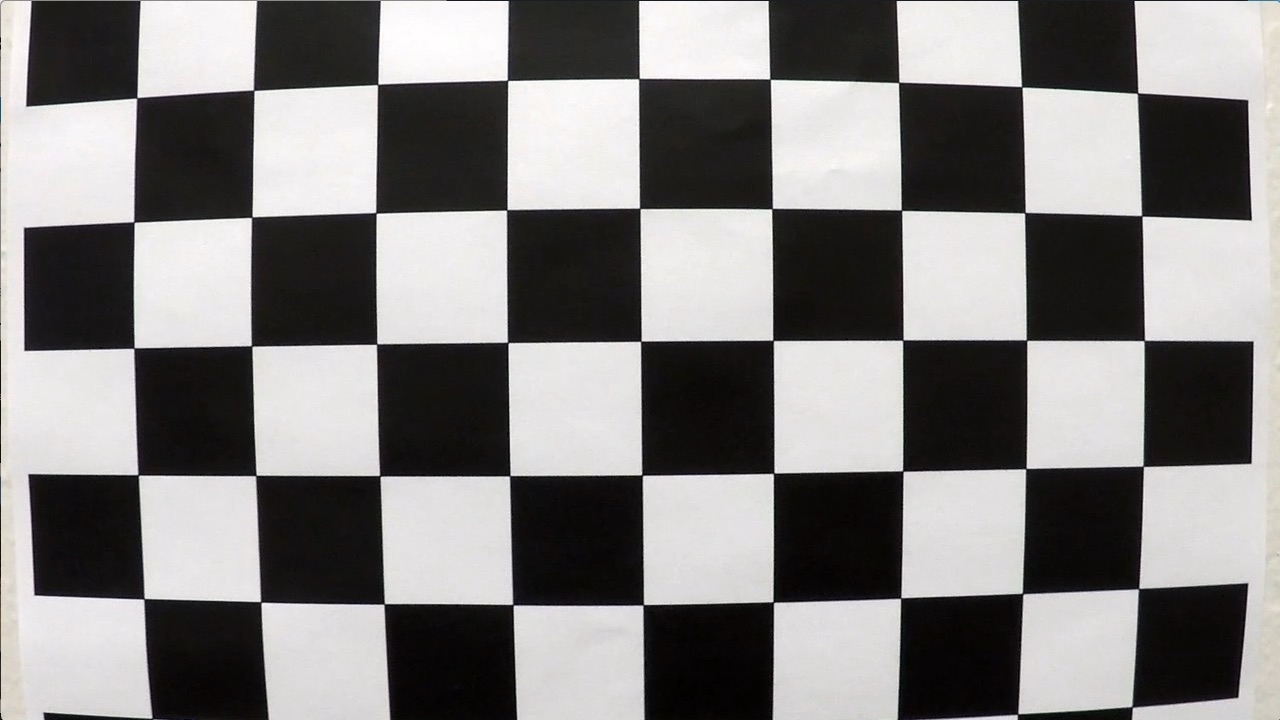
#> input picture camera_cal/calibration1.jpg, 1280 x 720 px; its folder holds only this picture in this run
$ jupyter execute --allow-errors example.ipynb   (shell and % lines are left out)   (older library calls are emulated)
#> lines starting #> are read from the running program, lines starting #| are printed output that depends on the picture; after the words box and inside, x2 and y2 are one past the last pixel; in counts of white or black regions, pixels touching at a corner belong together
## Advanced Lane Finding Project

The goals / steps of this project are the following:

* Compute the camera calibration matrix and distortion coefficients given a set of chessboard images.
* Apply a distortion correction to raw images.
* Use color transforms, gradients, etc., to create a thresholded binary image.
* Apply a perspective transform to rectify binary image ("birds-eye view").
* Detect lane pixels and fit to find the lane boundary.
* Determine the curvature of the lane and vehicle position with respect to center.
* Warp the detected lane boundaries back onto the original image.
* Output visual display of the lane boundaries and numerical estimation of lane curvature and vehicle position.

---
## First, I'll compute the camera calibration using chessboard images

[cell 1]
import numpy as np
import cv2
import glob
import matplotlib.pyplot as plt


nx = 9
ny = 6

# Make a list of calibration images
images = glob.glob('../camera_cal/calibration*.jpg')

def calibration(images):
    # Arrays to store object points and image points from all the images.
    objpoints = []
    imgpoints = []

    for fname in images:
        img = cv2.imread(fname)
#> img is the input picture: shape (720, 1280, 3); mean B, G, R 127.8, 128.4, 130.1
    # Convert to grayscale
        gray = cv2.cvtColor(img, cv2.COLOR_BGR2GRAY)

        nx = 9#TODO: enter the number of inside corners in x
        ny = 6#TODO: enter the number of inside corners in y
    # Find the chessboard corners
        ret, corners = cv2.findChessboardCorners(gray, (nx, ny), None)
#> ret = False; corners = None
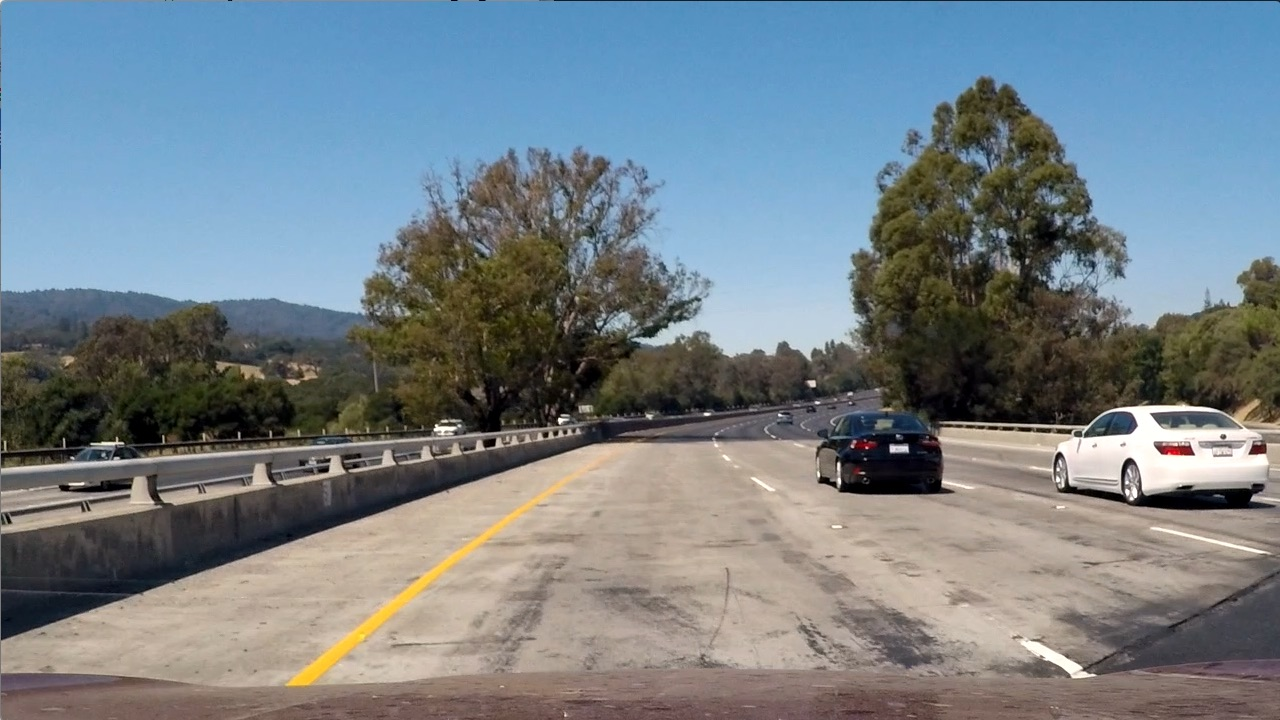
#> input picture test_images/test1.jpg, 1280 x 720 px
#> further down, image is the input picture: shape (720, 1280, 3); mean B, G, R 135.5, 128.7, 117.5

    # If found, draw corners
        if ret == True:
            objp = np.zeros((6*9,3), np.float32)
            objp[:,:2] = np.mgrid[0:9,0:6].T.reshape(-1,2)
            objpoints.append(objp)
            imgpoints.append(corners)

    # now calibrate your camera
    ret, mtx, dist, rvecs, tvecs = cv2.calibrateCamera(objpoints, imgpoints, gray.shape[::-1],None,None)
    return mtx, dist

#> (the rest of this cell did not finish here and is left out)

[cell 2]
THRESH_MIN = 20
THRESH_MAX = 100

# [7 lines left out: function get_sobel, not called in this run]

[cell 3]
def mask_image(image):
    sw_x = image.shape[1] * .01
#> sw_x = 12.8
    sw_y = image.shape[0]
#> sw_y = 720
    nw_x = int(image.shape[1] * .35)
#> nw_x = 448
    nw_y = int(image.shape[0] * .65)
#> nw_y = 468
    ne_x = int(image.shape[1] * .65)
#> ne_x = 832
    ne_y = int(image.shape[0] * .65)
#> ne_y = 468
    se_x = int(image.shape[1] + (image.shape[1] * .1))
#> se_x = 1408
    se_y = int(image.shape[0])
#> se_y = 720


    vertices = np.array([[(sw_x, sw_y),
                          (nw_x,nw_y),
                          (ne_x,ne_y),
                          (se_x,se_y)]], dtype=np.int32)


    mask = np.zeros_like(image)
    # defining a 3 channel or 1 channel color to fill the mask with depending on the input image
    if len(image.shape) > 2:
        channel_count = image.shape[2]  # i.e. 3 or 4 depending on your image
#> channel_count = 3
        ignore_mask_color = (255,) * channel_count
#> ignore_mask_color = (255, 255, 255)
    else:
        ignore_mask_color = 255

    # filling pixels inside the polygon defined by "vertices" with the fill color
    cv2.fillPoly(mask, vertices, ignore_mask_color)
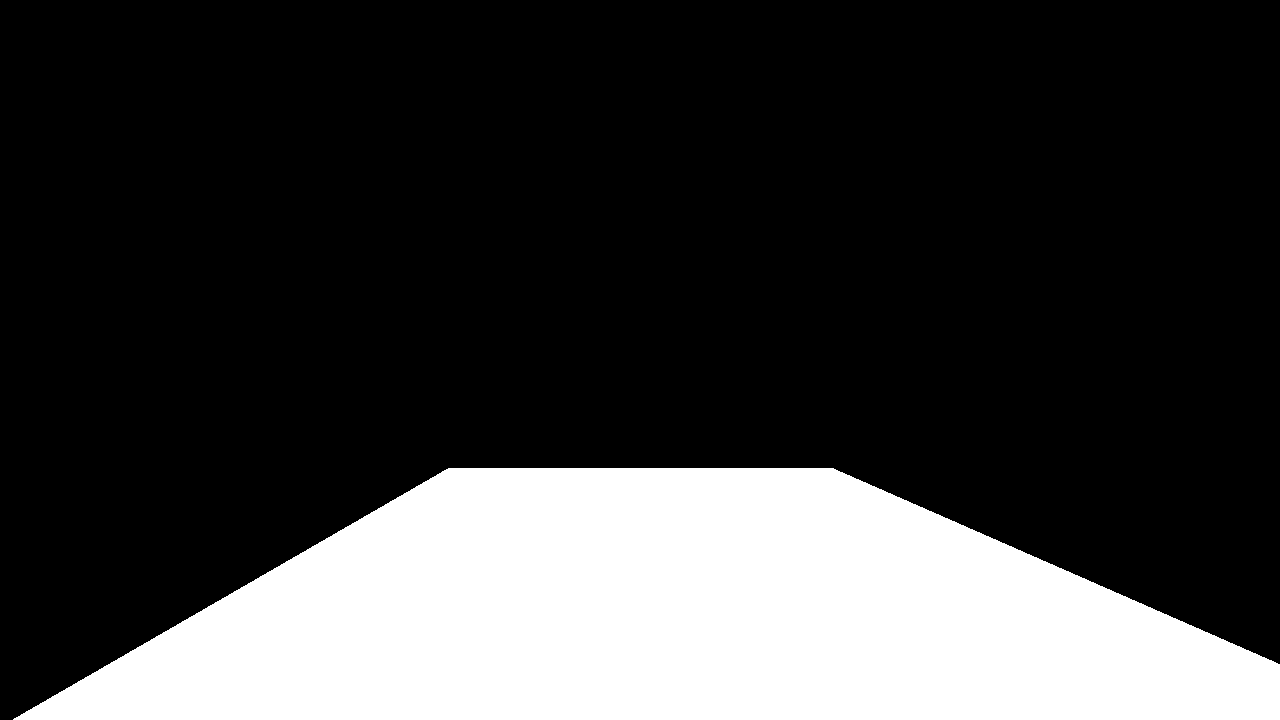
#> mask: shape (720, 1280, 3); 23.9% white; 1 white region, box (x1, y1, x2, y2) and area: (13, 468, 1280, 720) 220662

    # returning the image only where mask pixels are nonzero
    masked_image = cv2.bitwise_and(image, mask)
    return masked_image

# [17 lines left out: functions source, destination, not called in this run]

## And so on and so forth...

[cell 4]
BIN_256 = 256
HIST_RANGE_MIN = 0
HIST_RANGE_MAX = 256
MASKED_ARRAY_MIN = 0
MASKED_ARRAY_MAX = 255

# [48 lines left out: functions increase_contrast, get_threshold_pre, get_threshold, not called in this run]

[cell 5]
image = cv2.imread('../test_images/test1.jpg')
image = cv2.cvtColor(image, cv2.COLOR_BGR2RGB)
masked = mask_image(image)
#> (the rest of this cell did not finish here and is left out)

[cell 6]
image = cv2.imread('../test_images/test2.jpg')
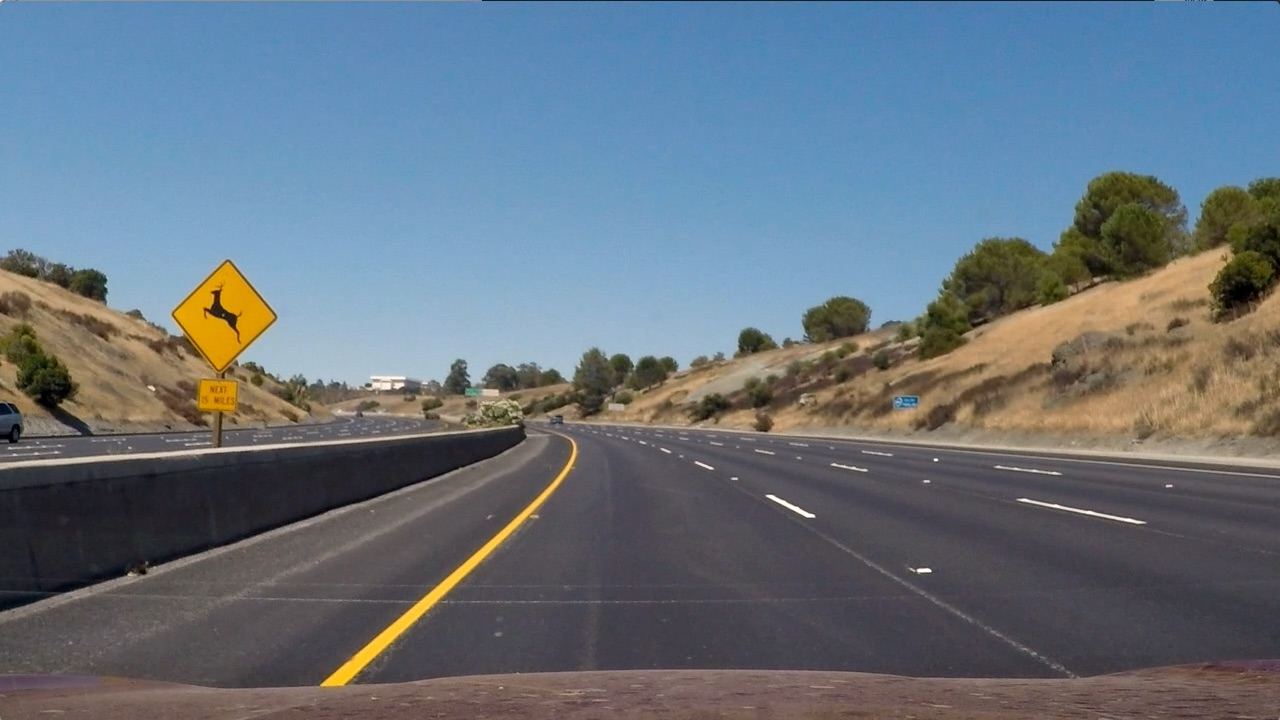
#> input picture test_images/test2.jpg, 1280 x 720 px
#> image is the input picture: shape (720, 1280, 3); mean B, G, R 125.5, 114.6, 102.8
image = cv2.cvtColor(image, cv2.COLOR_BGR2RGB)
masked = mask_image(image)
#> in mask_image (call 2), `masked_image = cv2.bitwise_and(image, mask)`:
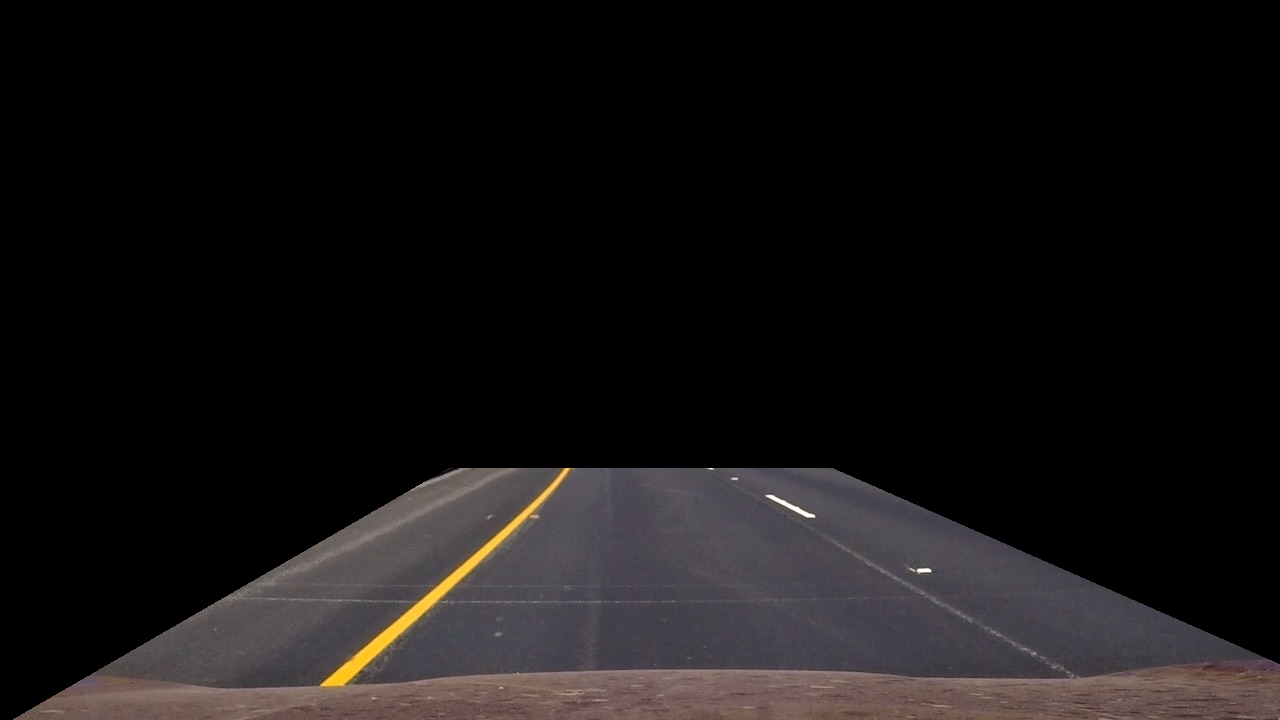
#> masked_image: shape (720, 1280, 3); mean R, G, B 21.8, 19.5, 19.7
#> (the rest of this cell did not finish here and is left out)
